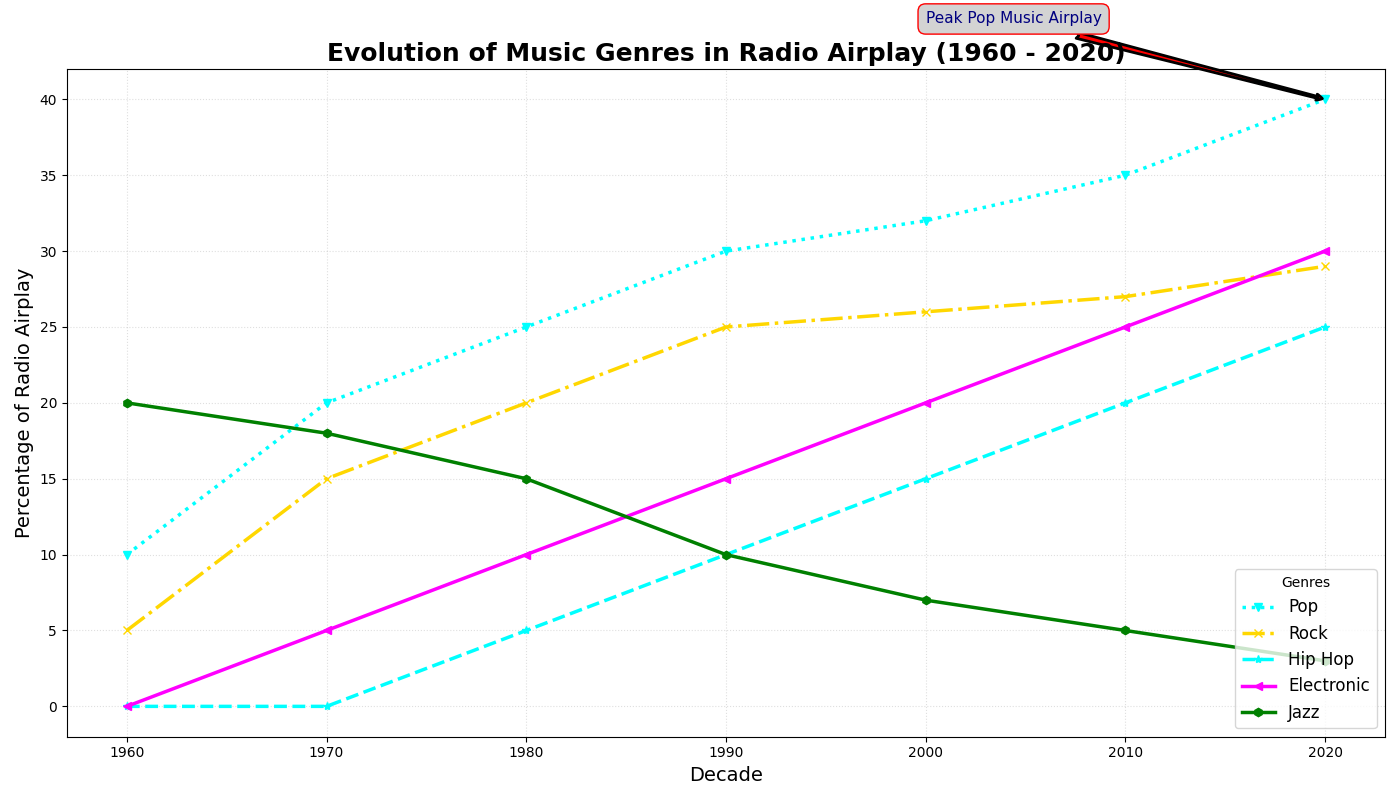

The Python source for this figure:
import matplotlib.pyplot as plt
import numpy as np

decades = np.arange(1960, 2030, 10)

pop_music = np.array([10, 20, 25, 30, 32, 35, 40])
rock_music = np.array([5, 15, 20, 25, 26, 27, 29])
hiphop_music = np.array([0, 0, 5, 10, 15, 20, 25])
electronic_music = np.array([0, 5, 10, 15, 20, 25, 30])
jazz_music = np.array([20, 18, 15, 10, 7, 5, 3])

plt.figure(figsize=(14, 8))

plt.plot(decades, pop_music, marker='v', linestyle=':', color='aqua', linewidth=2.5, label='Pop')
plt.plot(decades, rock_music, marker='x', linestyle='-.', color='gold', linewidth=2.5, label='Rock')
plt.plot(decades, hiphop_music, marker='*', linestyle='--', color='cyan', linewidth=2.5, label='Hip Hop')
plt.plot(decades, electronic_music, marker='<', linestyle='-', color='magenta', linewidth=2.5, label='Electronic')
plt.plot(decades, jazz_music, marker='h', linestyle='-', color='green', linewidth=2.5, label='Jazz')

plt.title('Evolution of Music Genres in Radio Airplay (1960 - 2020)', fontsize=18, fontweight='bold')
plt.xlabel('Decade', fontsize=14)
plt.ylabel('Percentage of Radio Airplay', fontsize=14)

plt.legend(loc='lower right', fontsize=12, title='Genres')

plt.grid(True, linestyle=':', alpha=0.4)

highlight_year = 2020
pop_2020 = pop_music[-1]
plt.annotate('Peak Pop Music Airplay', 
             xy=(highlight_year, pop_2020),
             xytext=(highlight_year - 20, pop_2020 + 5),
             arrowprops=dict(facecolor='red', arrowstyle='fancy', lw=2), 
             fontsize=11, color='navy', bbox=dict(boxstyle="round,pad=0.5", edgecolor='red', facecolor='lightgrey'))

plt.tight_layout()

plt.show()
